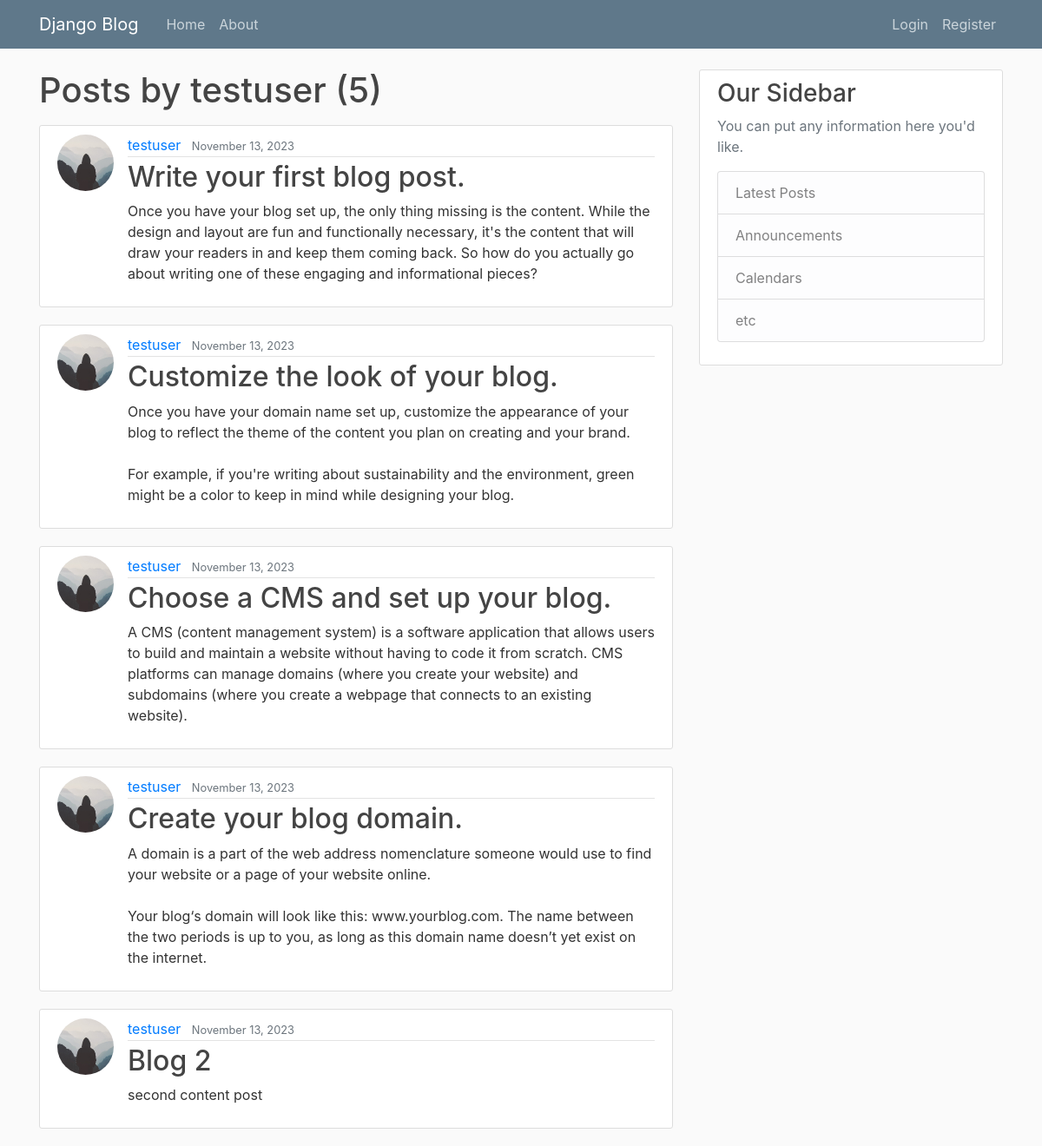
/user/testuser/, run on the app's committed database.
### blog/models.py (models this page shows, shortened)
class Post(models.Model):
    title = models.CharField(max_length=100)
    content = models.TextField()
    date_posted = models.DateTimeField(default=timezone.now)
    author = models.ForeignKey(User,on_delete=models.CASCADE)

### users/models.py (models this page shows, shortened)
class Profile(models.Model):
    user = models.OneToOneField(User, on_delete=models.CASCADE)
    image = models.ImageField(default='default.jpg',upload_to='profile_pics')

### blog/views.py (the view)
# urls.py: path('user/<str:username>/',UserPostListView.as_view(),name='user-posts'),
class UserPostListView(ListView):
    model = Post
    template_name = 'blog/user_posts.html'
    context_object_name = 'posts'
    paginate_by = 5
    def get_queryset(self):
        user = get_object_or_404(User,username=self.kwargs.get('username'))
        return Post.objects.filter(author=user).order_by('-date_posted')

### blog/templates/blog/user_posts.html (shortened to what this page needs)
{% extends "blog/base.html" %}
{% block content %}
    <h1 class='mb-3'>Posts by {{ view.kwargs.username }} ({{page_obj.paginator.count}})</h1>
    {% for post in posts %}
        <article class="media content-section">
          <img class='rounded-circle article-img' src='{{post.author.profile.image.url}}'>
          <div class="media-body">
            <div class="article-metadata">
              <a class="mr-2" href="{% url 'user-posts' post.author.username %}">{{ post.author }}</a>
              <small class="text-muted">{{ post.date_posted|date:'F d, Y' }}</small>
            </div>
            <h2><a class="article-title" href="{% url 'post-detail' post.id %}">{{ post.title }}</a></h2>
            <p class="article-content">{{ post.content }}</p>
          </div>
        </article>
    {% endfor %}
{% endblock content %}

### blog/static/blog/main.css (style rules this page uses)
body { background: #fafafa; color: #333333; margin-top: 5rem; }
h1, h2, h3, h4, h5, h6 { color: #444444; }
.content-section { background: #ffffff; padding: 10px 20px; border: 1px solid #dddddd; border-radius: 3px; margin-bottom: 20px; }
.article-title { color: #444444; }
.article-content { white-space: pre-line; }
.article-img { height: 65px; width: 65px; margin-right: 16px; }
.article-metadata { padding-bottom: 1px; margin-bottom: 4px; border-bottom: 1px solid #e3e3e3 }

### data on the page
Post: author.profile.image (placeholder picture), author "testuser", date_posted "November 13, 2023", title "Write your first blog post.", content "Once you have your blog set up, the only thing missing is the content. While the design and layout are fun and functionally necessary, it's the content that will draw your readers in and keep them coming back. So how do you actually go about writing one of these engaging and informational pieces?"
Post: author.profile.image (placeholder picture), author "testuser", date_posted "November 13, 2023", title "Customize the look of your blog.", content "Once you have your domain name set up, customize the appearance of your blog to reflect the theme of the content you plan on creating and your brand. For example, if you're writing about sustainability and the environment, green might be a color to keep in mind while designing your blog."
Post: author.profile.image (placeholder picture), author "testuser", date_posted "November 13, 2023", title "Choose a CMS and set up your blog.", content "A CMS (content management system) is a software application that allows users to build and maintain a website without having to code it from scratch. CMS platforms can manage domains (where you create your website) and subdomains (where you create a webpage that connects to an existing website)."
Post: author.profile.image (placeholder picture), author "testuser", date_posted "November 13, 2023", title "Create your blog domain.", content "A domain is a part of the web address nomenclature someone would use to find your website or a page of your website online. Your blog‘s domain will look like this: www.yourblog.com. The name between the two periods is up to you, as long as this domain name doesn’t yet exist on the internet."
Post: author.profile.image (placeholder picture), author "testuser", date_posted "November 13, 2023", title "Blog 2", content "second content post"

### other printed values
{{ view.kwargs.username }} "testuser"
{{ page_obj.paginator.count }} "5"
